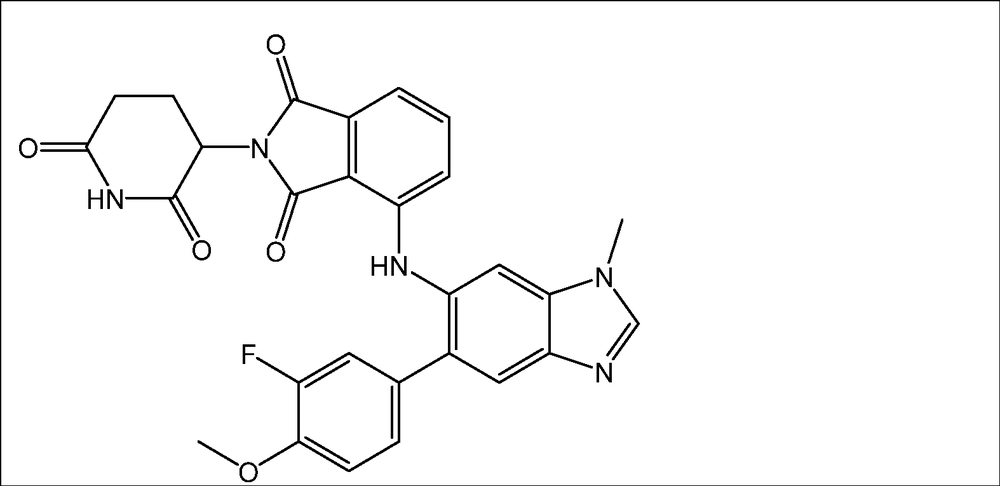
#> input picture tests/fixtures/cells/compound5_structure.png, 1000 x 486 px, shrunk from 1574 x 765 before the run
$ python -i rulings.py   (imports and definitions only)
#> lines starting #> are read from the running program, lines starting #| are printed output that depends on the picture
#> further down, picture is the input picture: shape (486, 1000, 3); min 0, max 255, mean 248.4
"""Morphological ruling-line detection and cell construction (PRD R8.2, Plan 4.1).

This is the highest-leverage module in the system. PRD §8.1: whole-page OCR of
Table 1 made OPSIN parse **0 of 61** names, because atom labels from the
structure drawing interleave into the name text. OCR'ing only the name sub-cell
made it parse **33 of 37**. Same page, same OCR engine, same parser.

Also implements column-role assignment (Plan 4.2) and the compound-number
sequence check (PRD R8.4, EC-4): gaps are flagged and never interpolated.

Import-safe: no model loading and no side effects at import time (PRD §17.5).
"""

from __future__ import annotations

import re
from dataclasses import dataclass, field
from pathlib import Path
from typing import Literal

import cv2
import numpy as np

from sarmine.artifacts.schema import DocumentAnomaly

Detector = Literal["morphology", "tatr", "reconciled"]
ColumnRole = Literal["number", "structure", "name"]

# PRD R8.2 — measured on this document; not tuning knobs. Morphology's misses
# are the second detector's job (`tatr.py` + `reconcile.py`), not a reason to
# move these values.
PROJECTION_THRESHOLD = 0.4
GROUPING_GAP_PX = 8
MIN_KERNEL_PX = 30
KERNEL_DIVISOR = 12


@dataclass(frozen=True)
class Cell:
    """One table cell in the image's pixel space."""

    row: int
    col: int
    bbox: tuple[int, int, int, int]  # x0, y0, x1, y1

    @property
    def width(self) -> int:
        return self.bbox[2] - self.bbox[0]

    @property
    def height(self) -> int:
        return self.bbox[3] - self.bbox[1]


@dataclass
class Grid:
    """A detected table structure, with the detector that produced it.

    `n_rows` / `n_cols` may be passed explicitly or left to be derived from the
    rulings, so callers can build a grid either way.
    """

    n_rows: int = 0
    n_cols: int = 0
    cells: list[Cell] = field(default_factory=list)
    y_rulings: list[int] = field(default_factory=list)
    x_rulings: list[int] = field(default_factory=list)
    width: int = 0
    height: int = 0
    detector: Detector = "morphology"

    # [11 lines left out: functions __post_init__, cell, not called in this run]

    def row_cells(self, row: int) -> list[Cell]:
        return sorted((c for c in self.cells if c.row == row), key=lambda c: c.col)

    def column_widths(self) -> list[int]:
        return [b - a for a, b in zip(self.x_rulings, self.x_rulings[1:])]

    def row_heights(self) -> list[int]:
        return [b - a for a, b in zip(self.y_rulings, self.y_rulings[1:])]

    # [5 lines left out: function completeness, not called in this run]


def _to_gray(image: np.ndarray) -> np.ndarray:
    if image.ndim == 3:
        image = cv2.cvtColor(image, cv2.COLOR_BGR2GRAY)
    if image.dtype == bool:
        image = np.where(image, 255, 0)
    if image.dtype != np.uint8:
        image = np.clip(image, 0, 255).astype(np.uint8)
    return image


def _group(indices: list[int], gap: int = GROUPING_GAP_PX) -> list[int]:
    """Collapse runs of adjacent indices into one coordinate each.

    Truncating the run mean rather than rounding it is what reproduces spike
    S2's recorded rulings for page 63 exactly; a 2-px-thick line at 200 dpi
    otherwise lands a pixel high.
    """
    if not indices:
        return []
    groups: list[int] = []
    current = [indices[0]]
    for value in indices[1:]:
        if value - current[-1] <= gap:
            current.append(value)
        else:
            groups.append(int(sum(current) / len(current)))
            current = [value]
    groups.append(int(sum(current) / len(current)))
    return groups


def find_rulings(image: np.ndarray) -> tuple[list[int], list[int]]:
    """Detect horizontal and vertical ruling lines (PRD R8.2).

    Returns `(y_rulings, x_rulings)`, both sorted ascending, in the image's
    pixel space. Input may be grayscale, colour or binary; dark pixels are ink.
    """
    gray = _to_gray(image)
    height, width = gray.shape[:2]
#> height = 486; width = 1000
    if height == 0 or width == 0:
        return [], []

    _, ink = cv2.threshold(gray, 0, 255, cv2.THRESH_BINARY_INV | cv2.THRESH_OTSU)
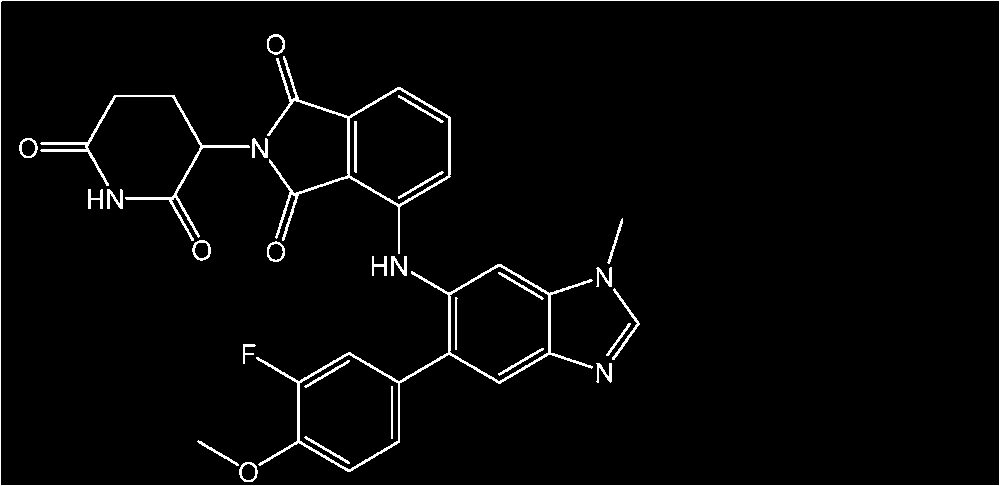
#> ink: shape (486, 1000); 2.7% white in thin lines or dots

    h_kernel = cv2.getStructuringElement(
        cv2.MORPH_RECT, (max(MIN_KERNEL_PX, width // KERNEL_DIVISOR), 1)
    )
    v_kernel = cv2.getStructuringElement(
        cv2.MORPH_RECT, (1, max(MIN_KERNEL_PX, height // KERNEL_DIVISOR))
    )
#> v_kernel = 40 values from 1 to 1

    horizontal = cv2.morphologyEx(ink, cv2.MORPH_OPEN, h_kernel)
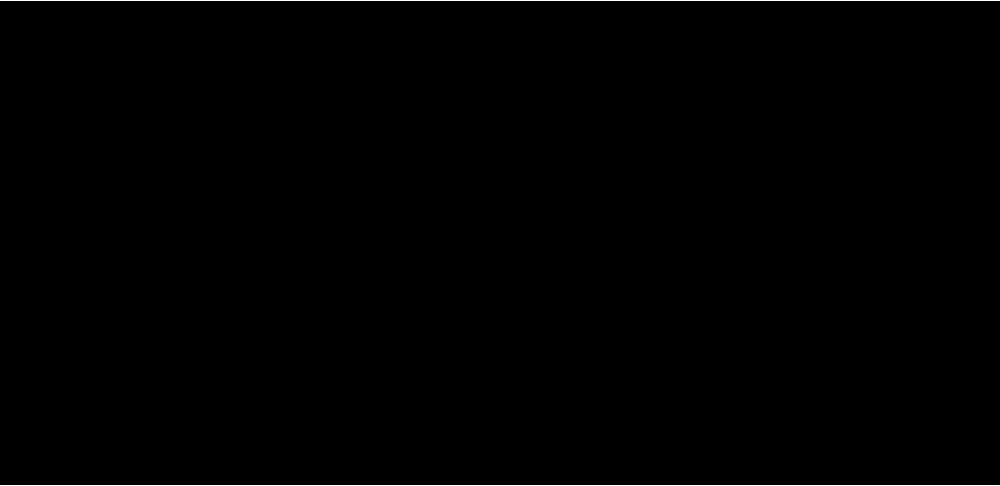
#> horizontal: shape (486, 1000); 0.41% white in thin lines or dots
    vertical = cv2.morphologyEx(ink, cv2.MORPH_OPEN, v_kernel)
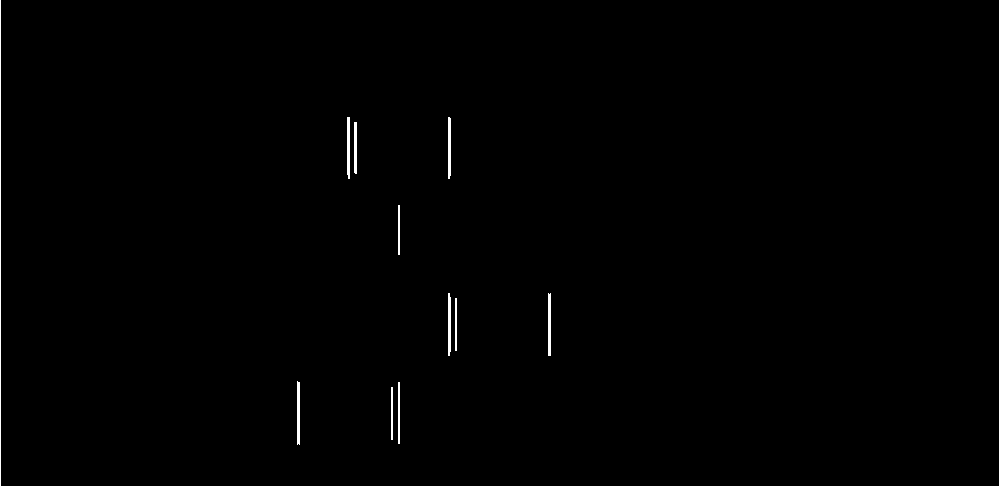
#> vertical: shape (486, 1000); 0.51% white in thin lines or dots

    def peaks(projection: np.ndarray) -> list[int]:
        peak = float(projection.max())
#> peak = 1000
        if peak <= 0:
            return []
        hits = [int(i) for i in np.flatnonzero(projection > PROJECTION_THRESHOLD * peak)]
#> hits = [0, 485]
        return _group(hits)
#> in _group, `current = [indices[0]]`: current = [0]
#> the loop in _group, `for value in indices[1:]:` made 1 pass
#> (value, current) on pass 1: (485, [485])

    y_rulings = peaks(horizontal.sum(axis=1) / 255.0)
#> y_rulings = [0, 485]
    x_rulings = peaks(vertical.sum(axis=0) / 255.0)
#> the loop in _group (call 2), `for value in indices[1:]:` made 1 pass
#> (value, current) on pass 1: (999, [999])
#> x_rulings = [0, 999]
    return sorted(y_rulings), sorted(x_rulings)


# [11 lines left out: function cells_from_rulings, not called in this run]


# The same function under the name used by the segmentation contract.
build_cells = cells_from_rulings


# [26 lines left out: functions load_gray, detect_grid, not called in this run]


def _alpha_count(text: str) -> int:
    return sum(1 for ch in text if ch.isalpha())


# [13 lines left out: function assign_column_roles, not called in this run]


# Digit homoglyphs seen in Tesseract output on this document; the name-channel
# form of the same failure is PRD R9.4.
_DIGIT_HOMOGLYPHS = str.maketrans({"l": "1", "I": "1", "|": "1", "O": "0", "o": "0"})


# [8 lines left out: function parse_compound_numbers, not called in this run]


# [2 lines that did not run here, left out]


# [44 lines that did not run here, left out]


# Alias kept so both call sites in the pipeline keep resolving.
# [1 line that did not run here, left out]

>>> import cv2
>>> picture = cv2.imread('../../tests/fixtures/cells/compound5_structure.png')
>>> result = find_rulings(picture)
#> result = ([0, 485], [0, 999])
